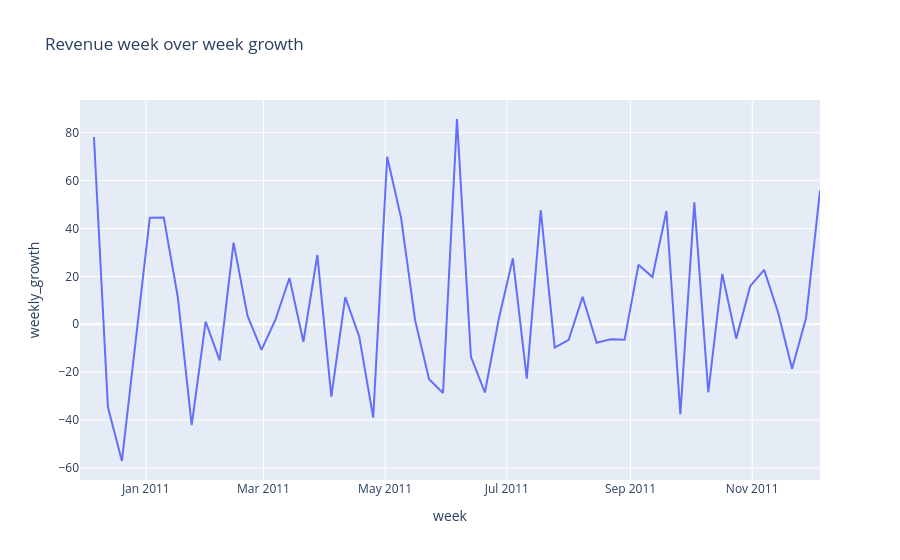

Notebook cell for this chart:
### Code cell
# Graf på förändring i intäkter vecka till vecka
fig_wow_rev_growth = px.line(
    df_rev_week_growth,
    x='week',
    y='weekly_growth',
    title='Revenue week over week growth'
)
fig_wow_rev_growth.write_html("../../Analysis/HTML/wow_revenue_growth.html",
    include_plotlyjs='cdn')
fig_wow_rev_growth.show()
